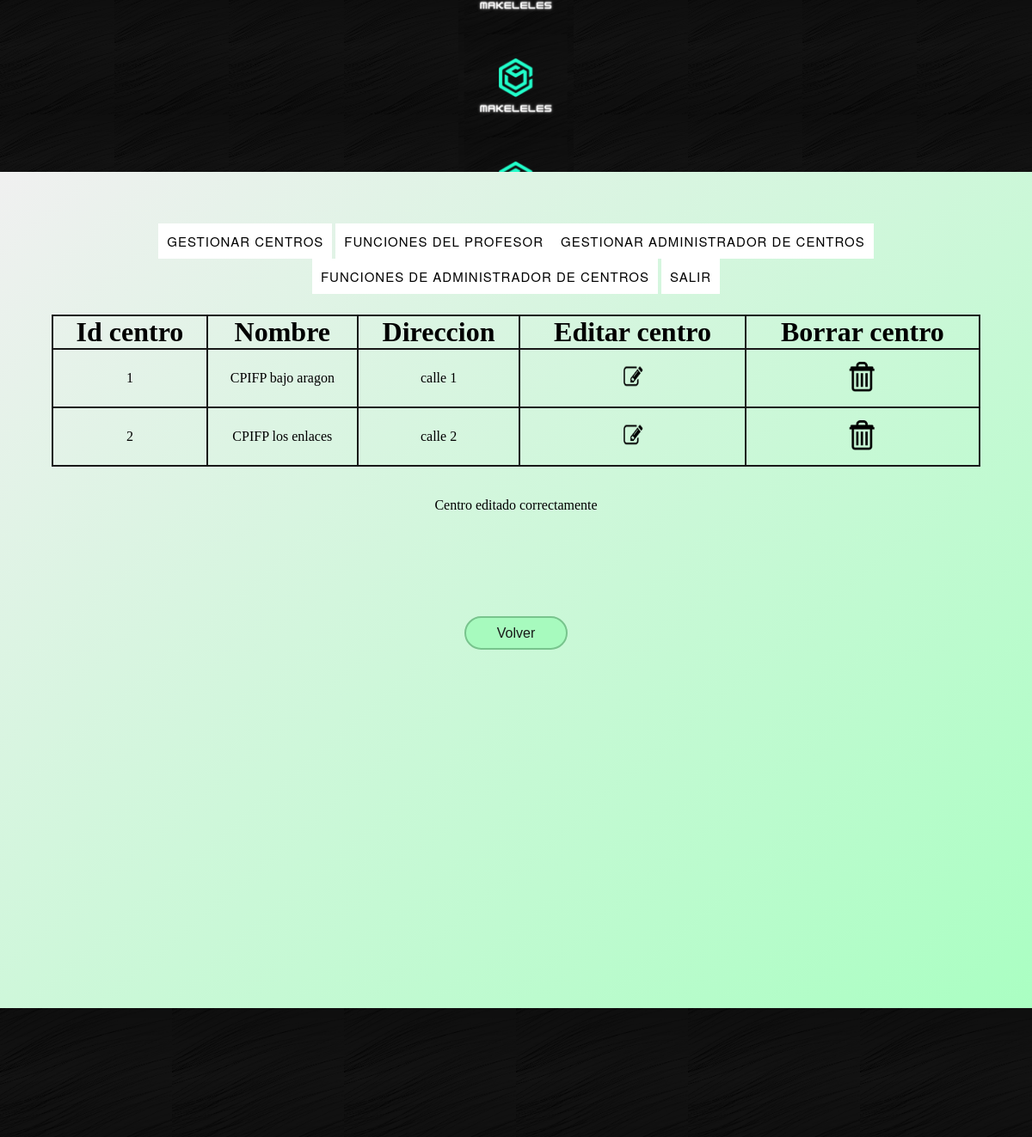
Page /TeamMaker/CRUDS/Centros/ListarCentro.php?situacion=1 on the committed database.
### tables this page shows
CREATE TABLE `CENTRO` (
  `idCentro` int NOT NULL,
  `Nombre` varchar(20) NOT NULL,
  `Direccion` varchar(40) NOT NULL
);

### TeamMaker/CRUDS/Centros/ListarCentro.php (the view, shortened to what this page needs)
<?php
include "../../BBDD/includes/funciones.php";
$conexion=conectarBD();
$sql = "SELECT * FROM CENTRO";
$consulta=$conexion->prepare($sql);
$consulta->execute();
$centro=$consulta->fetchAll();
?>
<!DOCTYPE html>
<html lang="es">
<head>
    <link rel="stylesheet" href="../../Estilos/Style.css">
</head>
<body class="listarBody">
  <header class="listarHeader">
    <div id="img_header0"></div>
    <div id="img_header1"></div>
    <div id="img_header2"></div>
    <div id="img_header3"></div>
    <div id="img_header4"></div>
    <div id="img_header5"></div>
    <div id="img_header6"></div>
    <div id="img_header7"></div>
    <div id="img_header8"></div>
  </header>
  <div class="listTodo">
  <nav class="menuAdminTop">
        <ul>
        <li><a href="../../gestionarCentro">Gestionar centros</a>
        </li>
        <li><a href="../../profesores">Funciones del profesor</a>
        <li><a href="../../gestionAdmin">Gestionar administrador de centros</a>
        </li>
        <li><a href="../../admins">Funciones de administrador de centros</a>
        </li>
        <li><a href="../../inicio">Salir</a></li>
        </ul>
        </nav>
    <table class="table" id="tableCentro">
      <thead>
        <tr>
          <td>Id centro</td>
          <td>Nombre</td>
          <td>Direccion</td>
          <td>Editar centro</td>
          <td>Borrar centro</td>
        </tr>
      </thead>
      <tbody>
      <?php
        for ($i=0; $i < count($centro); $i++) {
          echo "<tr>
              <td>".$centro[$i]->idCentro."</td><td>".$centro[$i]->Nombre."</td><td>".$centro[$i]->Direccion."</td><td><input class=\"buttonList\" type=\"image\" src=\"../../Estilos/Editar.png\" value=\"x\" name=\"Volver\" onclick=\"redirigir_centro('EditarCentro.php','".$centro[$i]->idCentro."')\"></td><td><input class=\"buttonList\" type=\"image\" src=\"../../Estilos/Eliminar.png\" value=\"X\" name=\"Volver\" onclick=\"redirigir_centro('BorrarCentro.php','".$centro[$i]->idCentro."')\"></td></tr>";
        }
      ?>
      </tbody>
    </table>
    <?php
      $situacion = $_GET['situacion'];
      if (isset($situacion)) {
        switch ($situacion) {
          case '1':
            echo "<br><br><p>Centro editado correctamente</p>";
          break;
        }
      }
    ?>
    <input class="volverListUs" type="button" value="Volver" name="Volver" onclick="redirigir('../../gestionarCentro')">
  </div>
  <footer class="listFoot">
    <div id="img_footer0"></div>
    <div id="img_footer1"></div>
    <div id="img_footer2"></div>
    <div id="img_footer3"></div>
    <div id="img_footer4"></div>
    <div id="img_footer5"></div>
  </footer>
</body>
</html>

### TeamMaker/Estilos/Style.css (style rules this page uses)
* { padding: 0; margin: 0; }
body { display: grid; grid-template-columns: 100%; grid-template-rows: 30% 100% 20%; overflow: hidden; }
header { padding-top: 0; display: grid; grid-template-columns: 1fr 1fr 1fr 1fr 1fr 1fr 1fr 1fr 1fr; grid-template-rows: 1fr; }
footer { display: grid; grid-template-columns: 1fr 1fr 1fr 1fr 1fr 1fr; grid-template-rows: 1fr; }
input { font-size: 100%; outline: none; width: 40%; height: 25%; margin-bottom: 1%; }
#img_header0, #img_header1, #img_header2, #img_header3, #img_header5, #img_header6, #img_header7, #img_header8 { padding-top: 0; background-image: url("Fondo.png"); background-size: 100%; }
#img_header4 { padding-top: 0; background-image: url("Logo.png"); background-size: 90%; background-position: center; }
#img_footer0, #img_footer1, #img_footer2, #img_footer3, #img_footer4, #img_footer5 { padding-top: 0; background-image: url("Fondo.png"); background-size: 100%; }
input[type='button'] { margin-top: 2%; margin-bottom: 7%; font-size: 100%; outline: none; width: 15%; height: 15%; border: solid 2px #78C48D; border-radius: 50px; background-color: #a7fabe; color: rgb(24, 24, 24); }
body.listarBody { display: grid; grid-template-columns: 100%; grid-template-rows: 200px 100% 20%; overflow: visible; }
div.listTodo { background-image: linear-gradient(to bottom right, #F0F0F0, #A8FFC1); text-align: center; padding-top: 5%; padding-bottom: 0; height: 100%; }
table { align-self: center; text-align: center; margin-left: 5%; margin-right: 5%; width: 90%; height: 10%; border-spacing: 0; border: solid 1px rgb(24, 24, 24); }
thead { font-weight: bold; font-size: 200%; }
tr { border: solid 1px rgb(24, 24, 24); }
td { border: solid 1px rgb(24, 24, 24); }
input.buttonList { height: 35px; width: 35px; border-radius: 0%; align-items: center; text-align: center; align-self: center; margin-top: 5%; margin-bottom: 5%; }
input.volverListUs { height: 4%; width: 10%; margin-top: 10%; }
footer.listFoot { height: 150px; }
.menuAdminTop ul { list-style:none; margin:0; padding:0; }
.menuAdminTop ul li { background-color:white; }
.menuAdminTop ul a { display:block; color: black; text-decoration:none; font-weight:400; font-size:15px; padding:10px; font-family:"HelveticaNeue", "Helvetica Neue", Helvetica, Arial, sans-serif; text-transform:uppercase; letter-spacing:1px; }
.menuAdminTop { padding-bottom: 2%; }
.menuAdminTop ul li { position:relative; display: inline-block; margin:0; padding:0; }

### rows in the picture
centro: idCentro "1", Nombre "CPIFP bajo aragon", Direccion "calle 1"
centro: idCentro "2", Nombre "CPIFP los enlaces", Direccion "calle 2"
